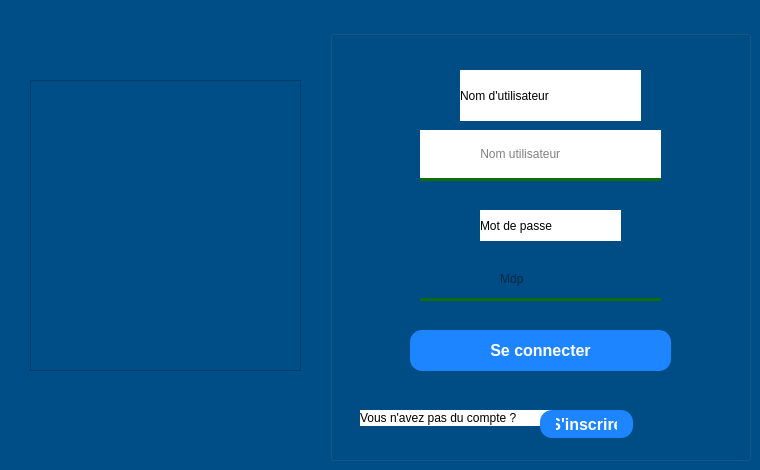
    <widget class="QWidget" name="page_2">
     <property name="styleSheet">
      <string notr="true">
/*background: rgb(0, 0, 127);*/

background: rgb(0, 78, 135);</string>
     </property>
     <widget class="QGroupBox" name="groupBox_6">
      <property name="geometry">
       <rect>
        <x>330</x>
        <y>30</y>
        <width>421</width>
        <height>431</height>
       </rect>
      </property>
      <property name="focusPolicy">
       <enum>Qt::NoFocus</enum>
      </property>
      <property name="autoFillBackground">
       <bool>false</bool>
      </property>
      <property name="styleSheet">
       <string notr="true">
/* Style for a QGroupBox for login information */
QGroupBox {
    border: 2px solid rgb(0, 85, 0); /* Border with default color */
    border-radius: 8px; /* Rounded corners */
    margin-top: 10px; /* Top margin */
    background-color: #ffffff
; /* Background color */
}

/* Style for the title of the QGroupBox */
QGroupBox::title {
    subcontrol-origin: margin;
    subcontrol-position: top left;
    left: 10px; /* Offset the title to the left */
    padding: 0 5px; /* Internal padding for the title */
    font-size: 16px; /* Title font size */
    color: #2c3e50; /* Title text color */

}a
</string>
      </property>
      <property name="title">
       <string/>
      </property>
      <property name="checkable">
       <bool>false</bool>
      </property>
      <widget class="QLabel" name="label_16">
       <property name="geometry">
        <rect>
         <x>150</x>
         <y>180</y>
         <width>141</width>
         <height>31</height>
        </rect>
       </property>
       <property name="styleSheet">
        <string notr="true">font: 87 11pt &quot;Segoe UI Black&quot;;
background:#ffffff;</string>
       </property>
       <property name="text">
        <string>Mot de passe</string>
       </property>
      </widget>
      <widget class="QLabel" name="login_error_3">
       <property name="geometry">
        <rect>
         <x>30</x>
         <y>380</y>
         <width>201</width>
         <height>16</height>
        </rect>
       </property>
       <property name="styleSheet">
        <string notr="true">background-color: white;</string>
       </property>
       <property name="text">
        <string>Vous n'avez pas du compte ? </string>
       </property>
      </widget>
      <widget class="QLineEdit" name="password_3">
       <property name="geometry">
        <rect>
         <x>90</x>
         <y>230</y>
         <width>241</width>
         <height>41</height>
        </rect>
       </property>
       <property name="styleSheet">
        <string notr="true">QLineEdit
{
	border:none;	
	border-bottom: 3px solid rgb(16, 109, 12);
	background-color:Transparent;
	color: black;
	padding: 5px 5px 5px 5px;
}

QLineEdit:Focus
{
	border: 2px solid rgb(16, 109, 12);
}</string>
       </property>
       <property name="echoMode">
        <enum>QLineEdit::Password</enum>
       </property>
       <property name="placeholderText">
        <string>                      Mdp</string>
       </property>
      </widget>
      <widget class="QLineEdit" name="username_3">
       <property name="geometry">
        <rect>
         <x>90</x>
         <y>100</y>
         <width>241</width>
         <height>51</height>
        </rect>
       </property>
       <property name="styleSheet">
        <string notr="true">QLineEdit
{
	border:none;	
	border-bottom: 3px solid rgb(16, 109, 12);
	background-color: #ffffff;
	color: black;
	padding: 5px 5px 5px 5px;
}

QLineEdit:Focus
{
	border: 2px solid rgb(16, 109, 12);
}</string>
       </property>
       <property name="placeholderText">
        <string>                Nom utilisateur</string>
       </property>
      </widget>
      <widget class="QPushButton" name="pushButton_9">
       <property name="geometry">
        <rect>
         <x>80</x>
         <y>300</y>
         <width>261</width>
         <height>41</height>
        </rect>
       </property>
       <property name="styleSheet">
        <string notr="true">QPushButton{
	padding: 0px 16px;


width: 86px;
height: 48px;
left: 1996px;
top: 64px;

/* Blue/50 */
background: rgb(28,133,255);
border-radius: 12px;


/* Button */

width: 54px;
height: 24px;

font-family: 'Inter';
font-style: normal;
font-weight: 800;
font-size: 16px;
line-height: 24px;
/* identical to box height, or 150% */

/* Base/100 */
color: white;
font: 87 8.5pt &quot;Segoe UI Black&quot;;
}

QPushButton:hover{
	padding: 0px 16px;


width: 86px;
height: 48px;
left: 1996px;
top: 64px;

/* Blue/50 */
background: #0B28C2;
border-radius: 12px;


/* Button */

width: 54px;
height: 24px;

font-family: 'Inter';
font-style: normal;
font-weight: 800;
font-size: 16px;
line-height: 24px;
/* identical to box height, or 150% */

/* Base/100 */
color: white;
}


QPushButton:pressed{
	padding: 0px 16px;


width: 86px;
height: 48px;
left: 1996px;
top: 64px;

/* Blue/50 */
background: #081E91;
border-radius: 12px;


/* Button */

width: 54px;
height: 24px;

font-family: 'Inter';
font-style: normal;
font-weight: 800;
font-size: 16px;
line-height: 24px;
/* identical to box height, or 150% */

/* Base/100 */
color: white;
}

</string>
       </property>
       <property name="text">
        <string>Se connecter</string>
       </property>
      </widget>
      <widget class="QLabel" name="label_14">
       <property name="geometry">
        <rect>
         <x>130</x>
         <y>40</y>
         <width>181</width>
         <height>51</height>
        </rect>
       </property>
       <property name="styleSheet">
        <string notr="true">background: #ffffff;
font: 87 11pt &quot;Segoe UI Black&quot;;</string>
       </property>
       <property name="text">
        <string>Nom d'utilisateur</string>
       </property>
      </widget>
      <widget class="QPushButton" name="pushButton_7">
       <property name="geometry">
        <rect>
         <x>210</x>
         <y>380</y>
         <width>93</width>
         <height>28</height>
        </rect>
       </property>
       <property name="styleSheet">
        <string notr="true">QPushButton{
	padding: 0px 16px;


width: 86px;
height: 48px;
left: 1996px;
top: 64px;

/* Blue/50 */
background: rgb(28,133,255);
border-radius: 12px;


/* Button */

width: 54px;
height: 24px;

font-family: 'Inter';
font-style: normal;
font-weight: 800;
font-size: 16px;
line-height: 24px;
/* identical to box height, or 150% */

/* Base/100 */
color: white;
font: 87 8.5pt &quot;Segoe UI Black&quot;;
}

QPushButton:hover{
	padding: 0px 16px;


width: 86px;
height: 48px;
left: 1996px;
top: 64px;

/* Blue/50 */
background: #0B28C2;
border-radius: 12px;


/* Button */

width: 54px;
height: 24px;

font-family: 'Inter';
font-style: normal;
font-weight: 800;
font-size: 16px;
line-height: 24px;
/* identical to box height, or 150% */

/* Base/100 */
color: white;
}


QPushButton:pressed{
	padding: 0px 16px;


width: 86px;
height: 48px;
left: 1996px;
top: 64px;

/* Blue/50 */
background: #081E91;
border-radius: 12px;


/* Button */

width: 54px;
height: 24px;

font-family: 'Inter';
font-style: normal;
font-weight: 800;
font-size: 16px;
line-height: 24px;
/* identical to box height, or 150% */

/* Base/100 */
color: white;
}

</string>
       </property>
       <property name="text">
        <string>S'inscrire</string>
       </property>
      </widget>
     </widget>
     <widget class="QFrame" name="frame_2">
      <property name="geometry">
       <rect>
        <x>30</x>
        <y>80</y>
        <width>271</width>
        <height>291</height>
       </rect>
      </property>
      <property name="styleSheet">
       <string notr="true">image: url(:/new/prefix1/ress/logo.png);</string>
      </property>
      <property name="frameShape">
       <enum>QFrame::StyledPanel</enum>
      </property>
      <property name="frameShadow">
       <enum>QFrame::Raised</enum>
      </property>
     </widget>
    </widget>
